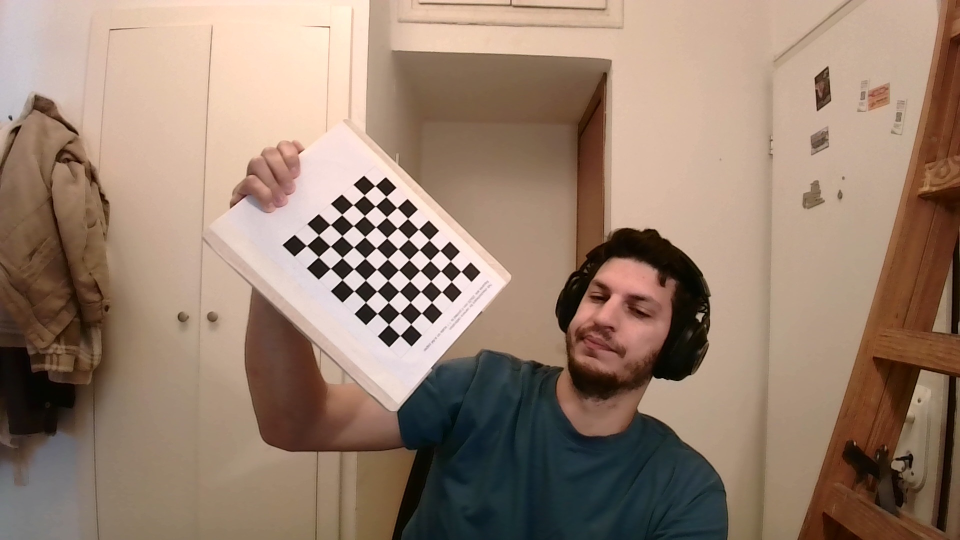
#> input picture images/Right/20240210_120035.jpg, 1920 x 1080 px, found by its file name (shown at 1/2 size)
$ jupyter execute foo.ipynb
#> lines starting #> are read from the running program, lines starting #| are printed output that depends on the picture; after the words box and inside, x2 and y2 are one past the last pixel; in counts of white or black regions, pixels touching at a corner belong together
[cell 1]
import pylab

[cell 2]
import cv2 as cv
import numpy as np
import os


focal_length_pixels = 1146  # Example focal length in pixels
baseline_meters = 0.25  # Example baseline in meters

def ensure_dir(directory):
    if not os.path.exists(directory):
        os.makedirs(directory)

def load_stereo_calibration(filename):
    # Load stereo calibration parameters from an XML file
    cv_file = cv.FileStorage(filename, cv.FILE_STORAGE_READ)
    cameraMatrix1 = cv_file.getNode("cameraMatrix1").mat()
    distCoeffs1 = cv_file.getNode("distCoeffs1").mat()
    cameraMatrix2 = cv_file.getNode("cameraMatrix2").mat()
    distCoeffs2 = cv_file.getNode("distCoeffs2").mat()
    R = cv_file.getNode("R").mat()
    T = cv_file.getNode("T").mat()
    cv_file.release()
    focal_length_left = cameraMatrix1[0, 0]
    focal_length_right = cameraMatrix2[0, 0]
    focal_length_pixels = focal_length_left
    print("Focal length of left camera:", focal_length_left)
    print("Focal length of right camera:", focal_length_right)
    return cameraMatrix1, distCoeffs1, cameraMatrix2, distCoeffs2, R, T

ensure_dir('images/Right')
ensure_dir('images/Left')

# Load stereo calibration data
calib_filename = 'stereo_calibration_data.xml'  # Update this path as needed
cameraMatrix1, distCoeffs1, cameraMatrix2, distCoeffs2, R, T = load_stereo_calibration(calib_filename)

# [13 lines of commented-out code are left out]

frame_right = cv.imread(r"images\Right\20240210_120035.jpg")
#> frame_right is the input picture: shape (1080, 1920, 3); mean B, G, R 111, 128.1, 151.9
frame_left = cv.imread(r"images\Left\20240210_120035.jpg")
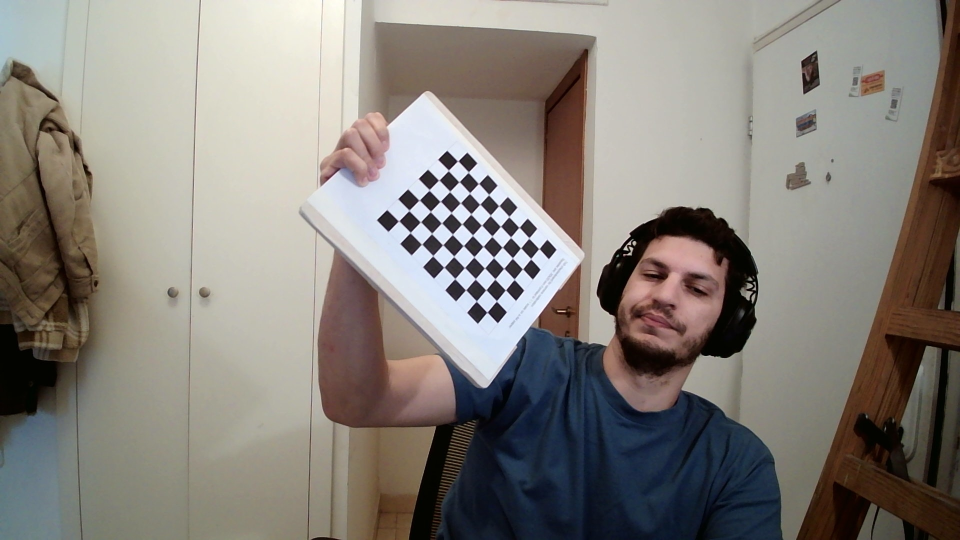
#> input picture images/Left/20240210_120035.jpg, 1920 x 1080 px, found by its file name (shown at 1/2 size)
#> frame_left is the input picture: shape (1080, 1920, 3); mean B, G, R 122.5, 128.9, 134.1


# Compute rectification transforms for both cameras
R1, R2, P1, P2, Q, _, _ = cv.stereoRectify(
    cameraMatrix1, distCoeffs1,
    cameraMatrix2, distCoeffs2,
    frame_left.shape[:2], R, T, alpha=0)

map1_left, map2_left = cv.initUndistortRectifyMap(
    cameraMatrix1, distCoeffs1, R1, P1,
    frame_left.shape[:2], cv.CV_16SC2)
map1_right, map2_right = cv.initUndistortRectifyMap(
    cameraMatrix2, distCoeffs2, R2, P2,
    frame_right.shape[:2], cv.CV_16SC2)

# StereoSGBM Matcher for disparity calculation
stereo = cv.StereoSGBM_create(
    # numDisparities=16, blockSize=15
    minDisparity=0,
    numDisparities=16*3,
    blockSize=5,
    P1=8 * 3 * 5**2,
    P2=32 * 3 * 5**2,
    disp12MaxDiff=1,
    uniquenessRatio=15,
    speckleWindowSize=0,
    speckleRange=2,
    preFilterCap=63,
    mode=cv.STEREO_SGBM_MODE_HH4
)

while True:
    # Capture frames from both cameras
    frame_right = cv.imread(r"images\Right\20240210_120035.jpg")
    frame_left = cv.imread(r"images\Left\20240210_120035.jpg")

    # Convert to grayscale for disparity calculation
    gray_left = cv.cvtColor(frame_left, cv.COLOR_BGR2GRAY)
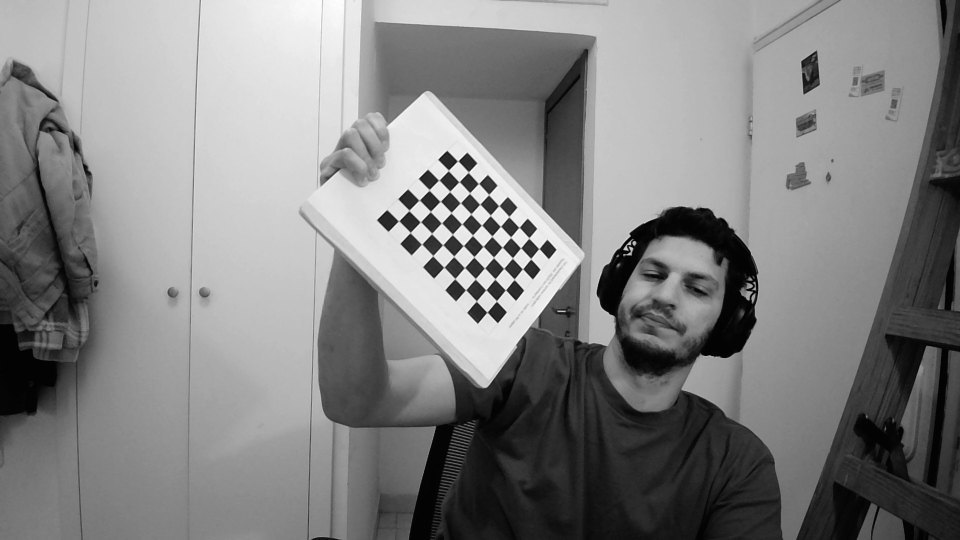
#> gray_left: shape (1080, 1920) (shown at 1/2 size); min 0, max 255, mean 129.7
    gray_right = cv.cvtColor(frame_right, cv.COLOR_BGR2GRAY)
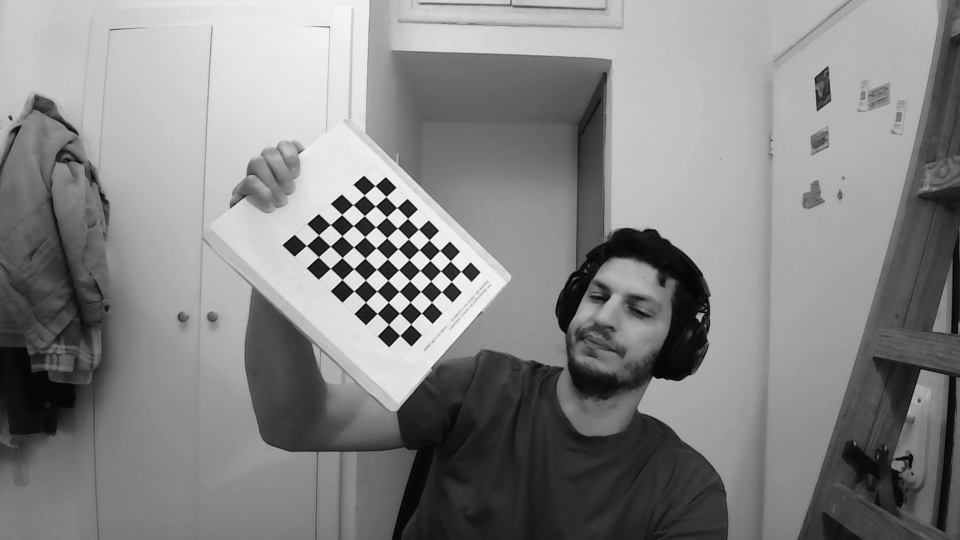
#> gray_right: shape (1080, 1920) (shown at 1/2 size); min 0, max 253, mean 133.3

    # # Rectify images
    rectified_left = cv.remap(gray_left, map1_left, map2_left, cv.INTER_CUBIC)
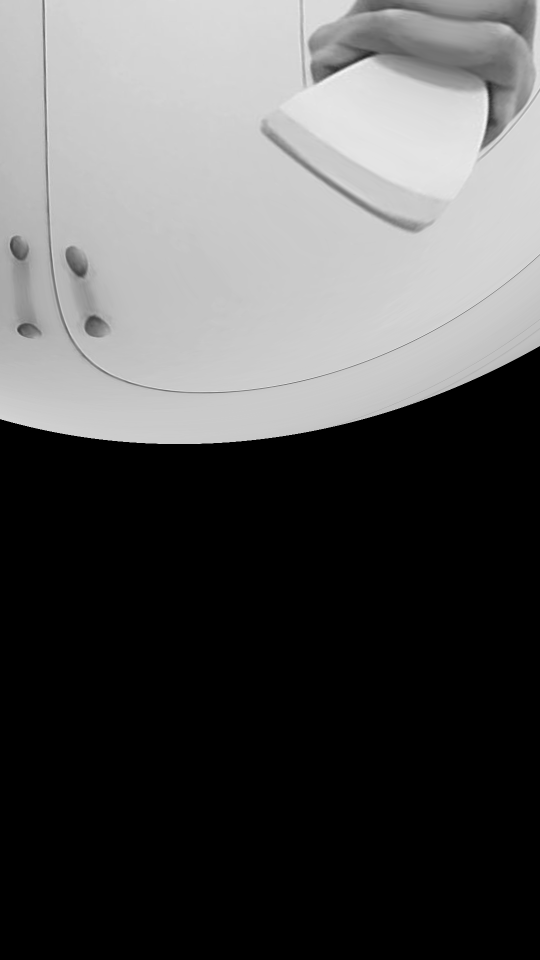
#> rectified_left: shape (1920, 1080) (shown at 1/2 size); min 0, max 246, mean 85.6
    rectified_right = cv.remap(gray_right, map1_right, map2_right, cv.INTER_CUBIC)
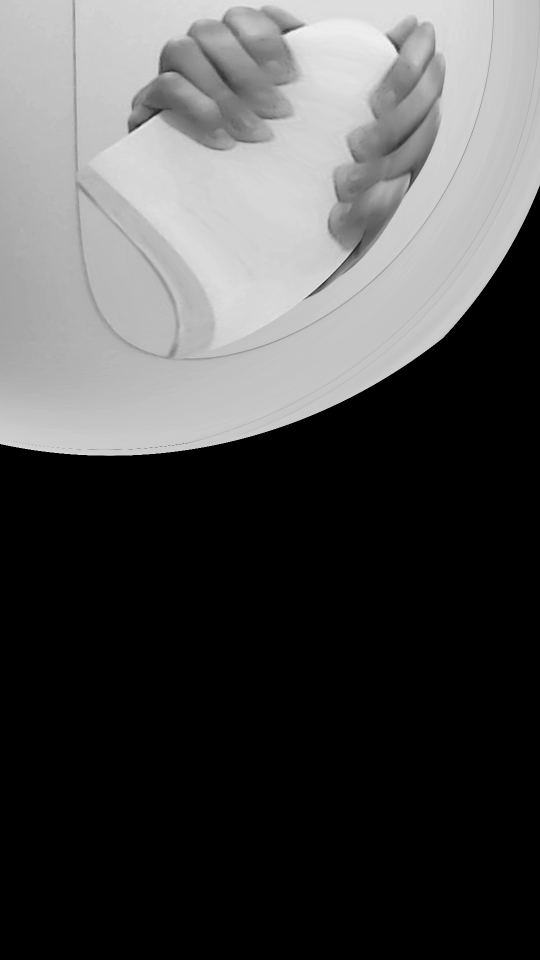
#> rectified_right: shape (1920, 1080) (shown at 1/2 size); min 0, max 244, mean 78.3

    # Compute the disparity map
    disparity = stereo.compute(rectified_left, rectified_right).astype(np.float32) / 16.0

    depth_map = np.zeros_like(disparity)
    non_zero_disparity = disparity > 0  # Avoid division by zero
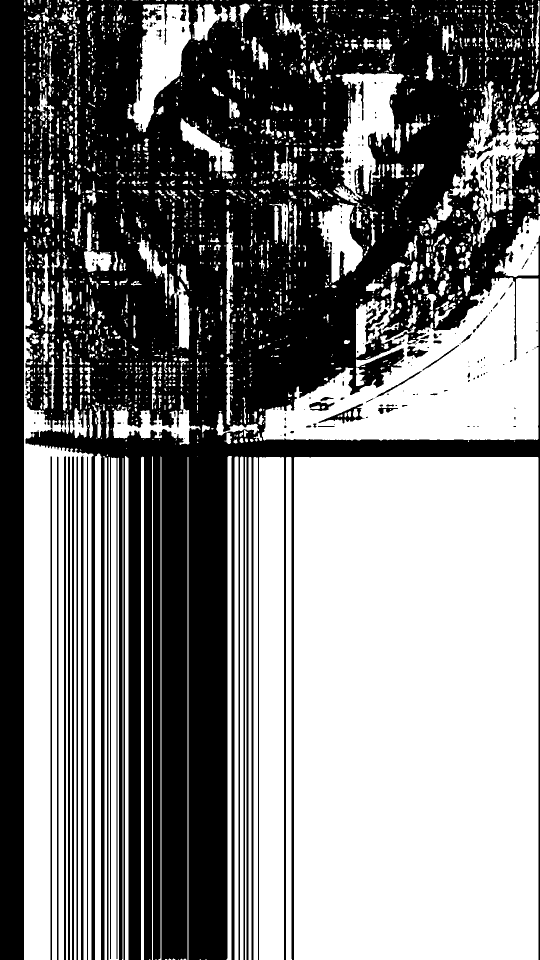
#> non_zero_disparity: shape (1920, 1080) bool (shown at 1/2 size); 49.8% white; 2491 white regions (1649 under 20 px), largest, box (x1, y1, x2, y2) and area: (588, 914, 1077, 1920) 491929, (48, 484, 187, 1920) 115526, (524, 555, 1077, 881) 97528
    depth_map[non_zero_disparity] = (focal_length_pixels * baseline_meters) / disparity[non_zero_disparity]
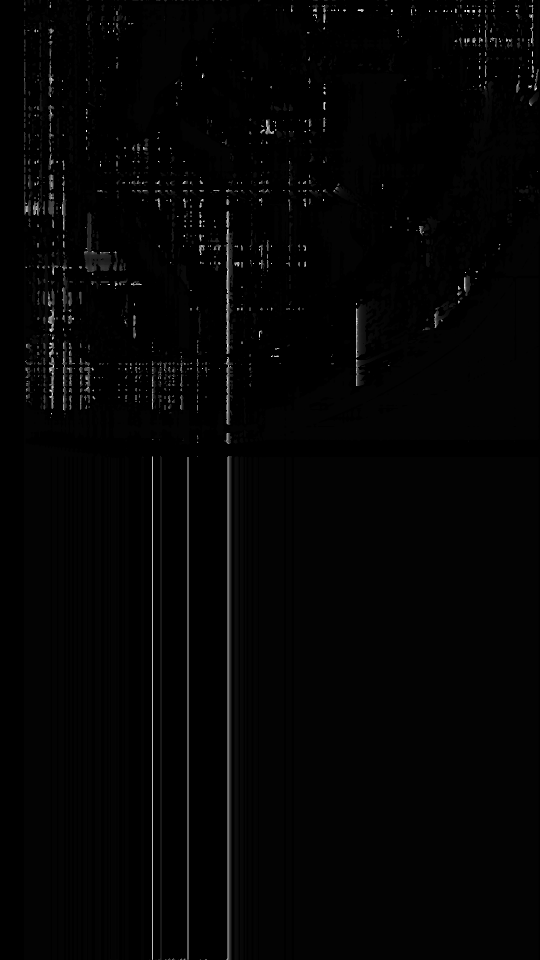
#> depth_map: shape (1920, 1080) float32 (shown at 1/2 size); min 0, max 509.3, mean 7.8; drawn with min black and max white

    roi_size = 100  # Size of the square's side
    height, width = depth_map.shape
#> height = 1920; width = 1080
    center_x, center_y = width // 2, height // 2
#> center_x = 540; center_y = 960
    roi = depth_map[center_y - roi_size // 2:center_y + roi_size // 2,
                    center_x - roi_size // 2:center_x + roi_size // 2]
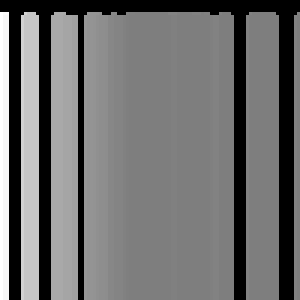
#> roi: shape (100, 100) float32 (shown 3 times larger); min 0, max 12.29, mean 5.37; drawn with min black and max white

    # Calculate the average depth in the ROI
    average_depth = np.mean(roi[roi > 0])  # Ignore zero values
#> average_depth = 6.92
    print(f"Average depth in the ROI: {average_depth:.2f} meters")
#| Average depth in the ROI: 6.92 meters

    pylab.plot()
    depth_map[depth_map>np.quantile(depth_map[non_zero_disparity],0.90)] = 0
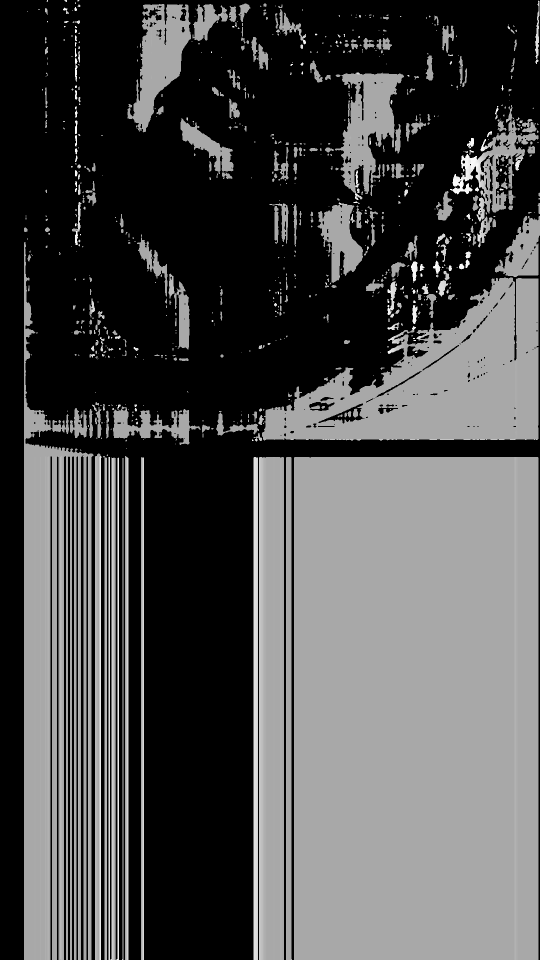
#> depth_map: shape (1920, 1080) float32 (shown at 1/2 size); 4.98% of pixels changed, all inside (x1, y1, x2, y2) = (48, 0, 1078, 1920); drawn with min black and max white
    depth_map[depth_map<np.quantile(depth_map[non_zero_disparity],0.10)] = 0
    pylab.imshow(depth_map, cmap='gray')
    pylab.colorbar()
    pylab.show()
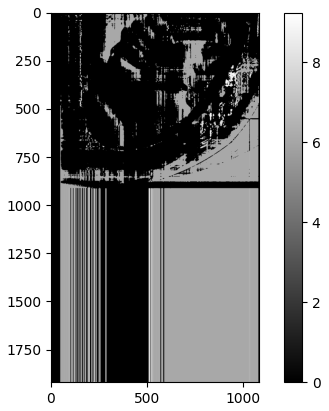
#> figure drawn by matplotlib, 2 panels

    pylab.plot()
    pylab.imshow(rectified_right, cmap='gray')
    pylab.show()

    break

[cell 3]
depth_map.min(), depth_map.max()
#> Out = (0, 9.24)

[cell 4]
frame_right.shape
#> Out = (1080, 1920, 3)
